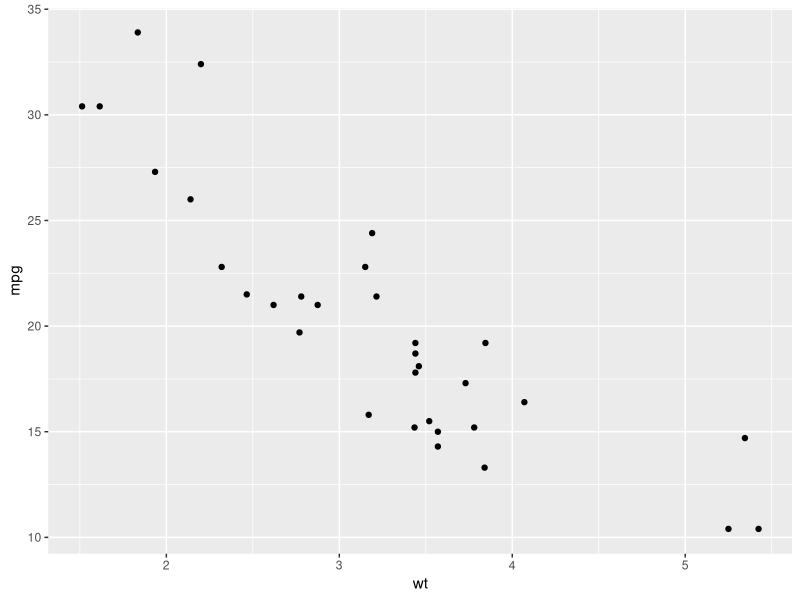
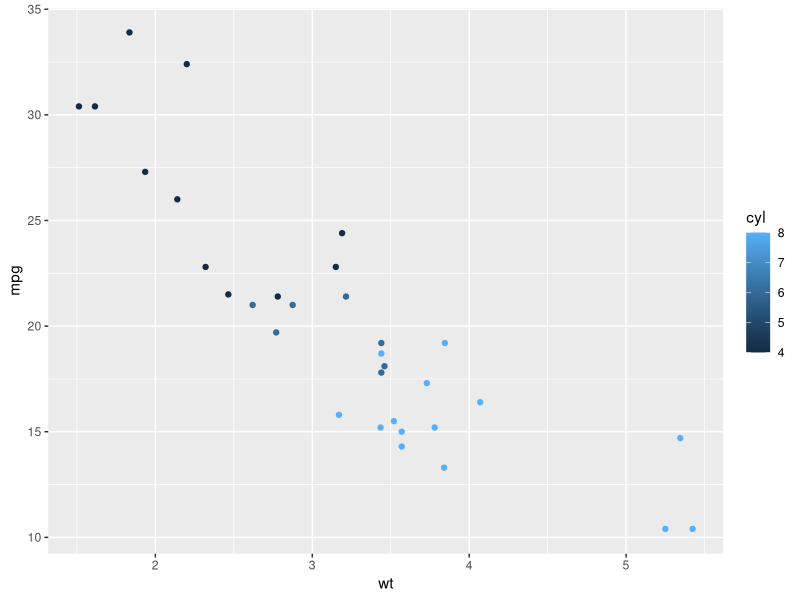
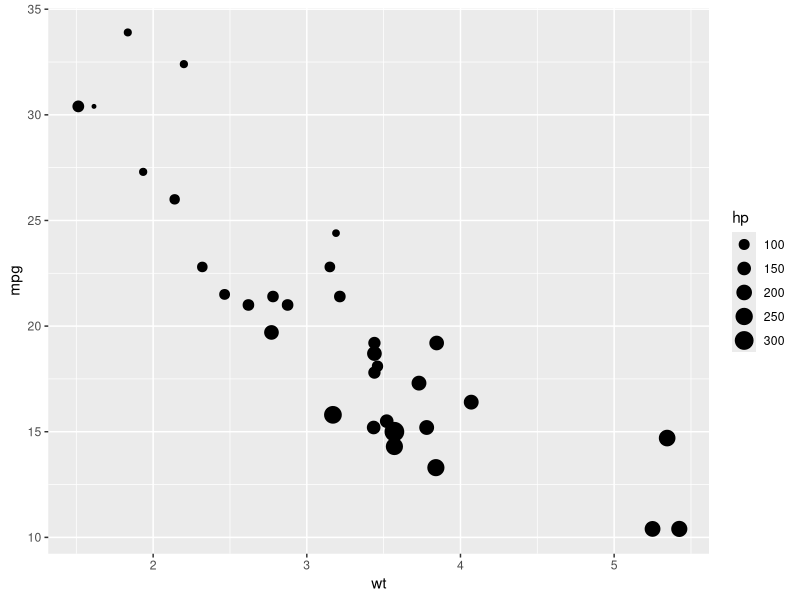
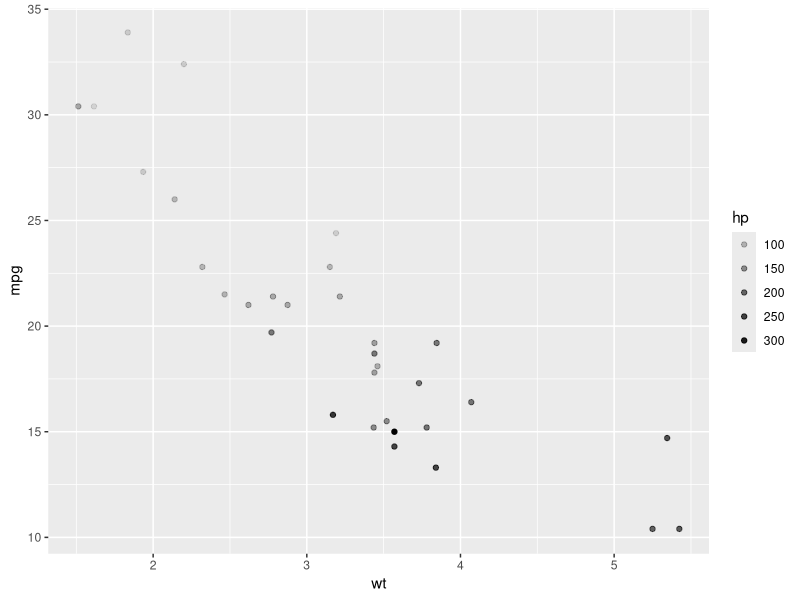
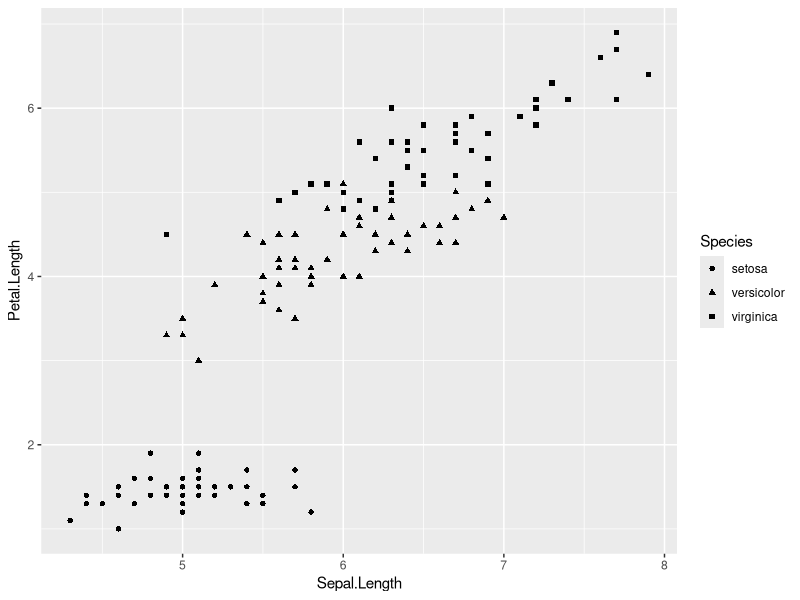
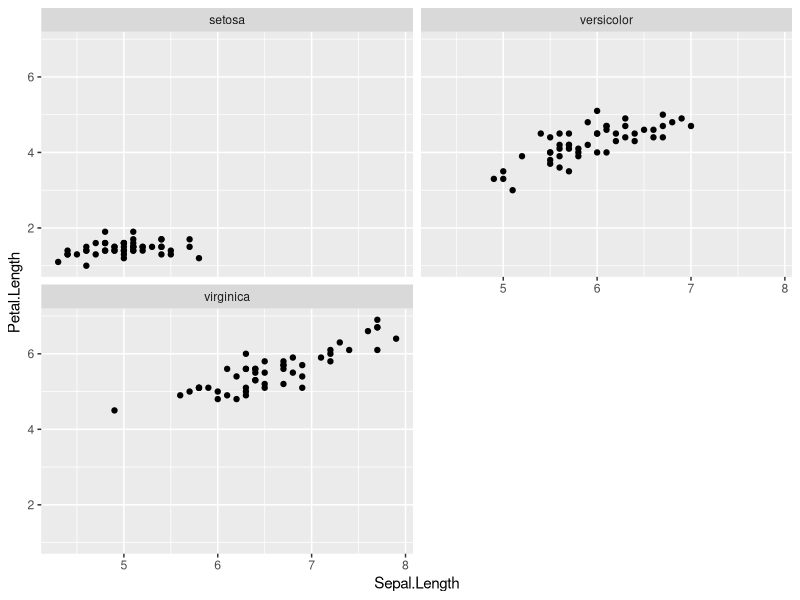
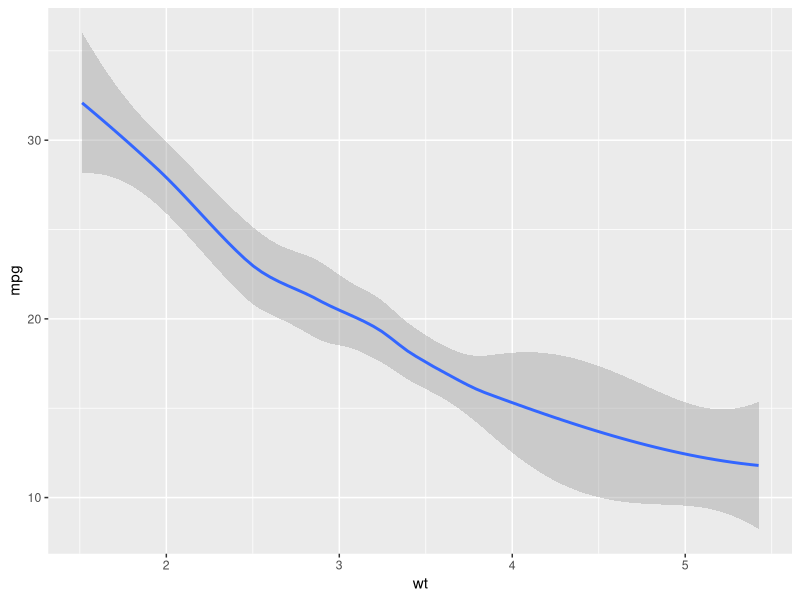
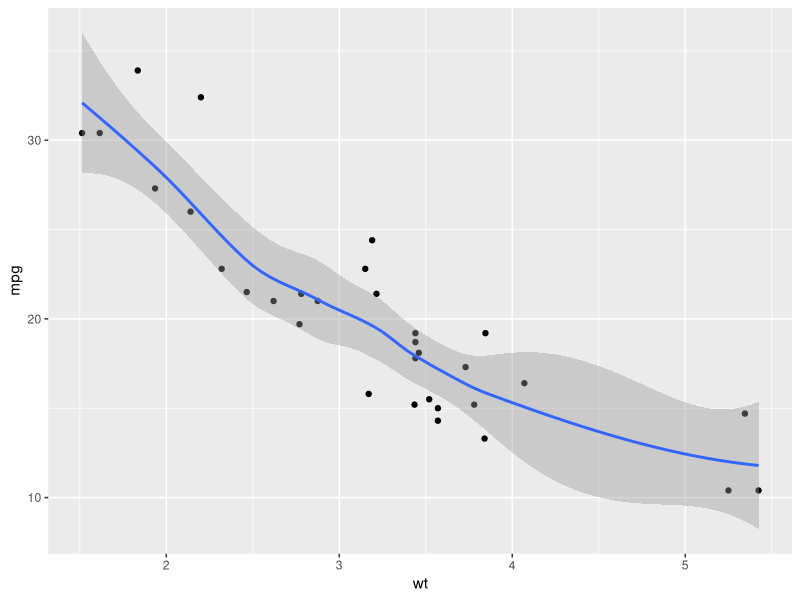

Generate these figures, in order, with R:
## ---- chunk 1
knitr::opts_chunk$set(echo = TRUE)
## ---- chunk 2
library(tidyverse)
mtcars
## ---- chunk 3
ggplot(data = mtcars) + #This line just says what data to use
  geom_point(mapping = aes(x = wt, y = mpg)) #This line says add points (for scatterplot)
#and specifies the x and y arguments. You always need the mapping = aes() portion.
## ---- chunk 4
ggplot(data = mtcars) +
  geom_point(mapping = aes(x = wt, y = mpg, color = cyl))
## ---- chunk 5
ggplot(data = mtcars) +
  geom_point(mapping = aes(x = wt, y = mpg, size = hp))
## ---- chunk 6
ggplot(data = mtcars) +
  geom_point(mapping = aes(x = wt, y = mpg, alpha = hp))
## ---- chunk 7
ggplot(data = iris) +
  geom_point(mapping = aes(x = Sepal.Length, y = Petal.Length, shape = Species))
## ---- chunk 8
ggplot(data = iris) +
  geom_point(mapping = aes(x = Sepal.Length, y = Petal.Length)) +
  facet_wrap(~ Species, nrow = 2) #variable used here must be discrete
## ---- chunk 9
ggplot(data = mtcars) +
  geom_smooth(mapping = aes(x = wt, y = mpg))
## ---- chunk 10
ggplot(data = mtcars) +
  geom_point(mapping = aes(x = wt, y = mpg)) +
  geom_smooth(mapping = aes(x = wt, y = mpg))
## ---- chunk 11
ggplot(data = mtcars) +
  geom_bar(mapping = aes(x = cyl))
## ---- chunk 12
ggplot(data = iris, mapping = aes(x = Species, y = Petal.Length))+
  geom_boxplot()
## ---- chunk 13
ggplot(data = iris, mapping = aes(x = Species, y = Petal.Length))+
  geom_boxplot() +
  coord_flip()
## ---- chunk 14
ggplot(data = mtcars, mapping = aes(x = mpg)) +
  geom_histogram()
## ---- chunk 15
ggplot(data = mtcars, mapping = aes(x = mpg)) +
  geom_histogram(binwidth = 5)
